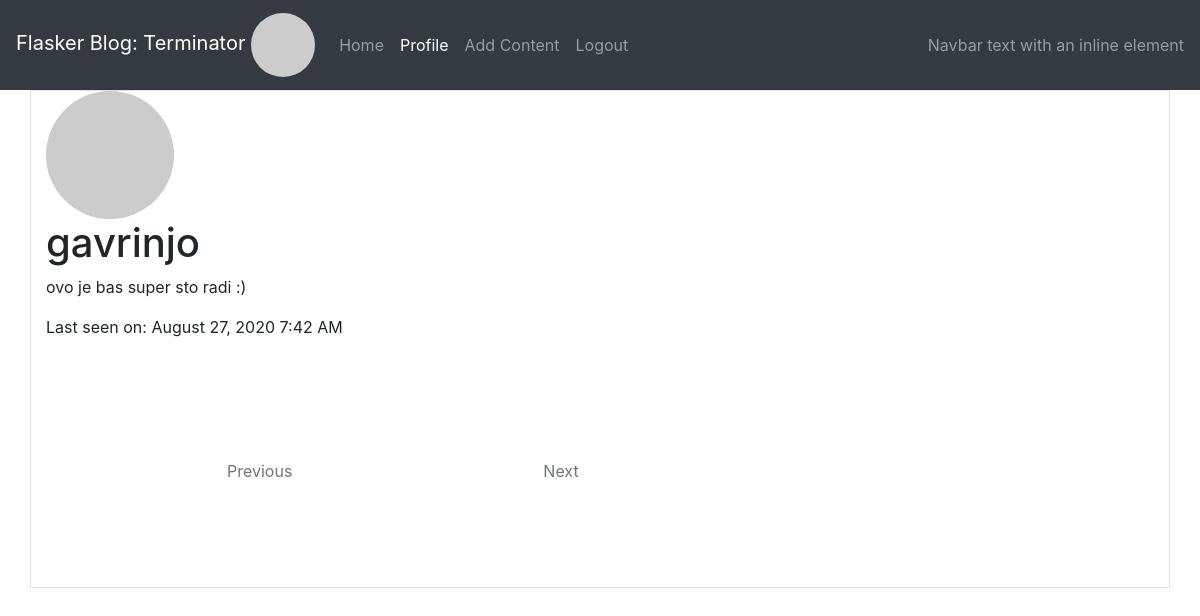
Screenshot of /user/gavrinjo (signed in) with the database file from the repository.
### app/models.py (models this page shows, shortened)
class User(UserMixin, db.Model):
    id = db.Column(db.Integer, primary_key=True)
    username = db.Column(db.String(64), index=True, unique=True)
    email = db.Column(db.String(120), index=True, unique=True)
    password_hash = db.Column(db.String(128))
    about_me = db.Column(db.String(140))
    last_seen = db.Column(db.DateTime, default=datetime.utcnow)
    post = db.relationship("Post", backref="author", lazy="dynamic")
    def avatar(self, size):
        digest = md5(self.email.lower().encode("utf-8")).hexdigest()
        return f"https://www.gravatar.com/avatar/{digest}?d=identicon&r=x&s={size}"

### app/main/routes.py (the view)
@bp.route("/user/<username>")
@login_required
def user(username):
    user = User.query.filter_by(username=username).first_or_404()
    posts = user.post.order_by(Post.timestamp.desc()).all()
    return render_template("user.html", title=user.username, user=user, posts=posts)

### app/main/routes.py (called while the page is built)
@bp.before_request
def before_request():
    if current_user.is_authenticated:
        current_user.last_seen = datetime.utcnow()
        db.session.commit()

### app/models.py (called while the page is built)
@login.user_loader
def load_user(id):
    return User.query.get(int(id))

### app/templates/user.html (shortened to what this page needs)
{% extends 'base.html' %}
{% block app_content %}
    <div class="col-md-8">
        <img style="max-height: 128px; max-width: 128px;" class="rounded-circle" src="{{ user.avatar(128) }}">
        <h1>{{ user.username }}</h1>
        {% if user.about_me %}<p>{{ user.about_me }}</p>{% endif %}
        {% if user.last_seen %}<p>Last seen on: {{ moment(user.last_seen).format("LLL") }}</p>{% endif %}
    <section class="blog-list px-3 py-5 p-md-5">
        <div class="container">
            <nav class="blog-nav nav nav-justified my-5">
                <a class="nav-link-prev nav-item nav-link {% if not prev_url %}disabled{% endif %} rounded-left" href="{{ prev_url or '#' }}">Previous</a>
                <a class="nav-link-next nav-item nav-link {% if not next_url %}disabled{% endif %} rounded-right" href="{{ next_url or '#' }}">Next</a>
            </nav>
        </div>
    </section>
    </div>
{% endblock app_content %}

### app/templates/base.html (shortened to what this page needs)
{% extends 'bootstrap/base.html' %}
{% block head %}
    <link rel="stylesheet" href="https://stackpath.bootstrapcdn.com/bootstrap/4.4.1/css/bootstrap.min.css">
    <link href="https://cdn.jsdelivr.net/npm/summernote@0.8.18/dist/summernote-bs4.min.css" rel="stylesheet">
    <link rel="stylesheet" href="{{url_for('static', filename='style.css')}}">
{% endblock %}
{% block navbar %}
    <nav class="navbar sticky-top navbar-expand-lg navbar-dark bg-dark">
        <a class="navbar-brand" href="{{ url_for('main.user', username=current_user.username) }}">Flasker Blog: {{ current_user.username }}
            {% if current_user.is_anonymous %}
            <img style="max-height: 64px; max-width: 64px;" class="rounded-circle" src="{{ url_for('static', filename='profile-pic-dummy.png') }}">
            {% else %}
            <img style="max-height: 64px; max-width: 64px;" class="rounded-circle" src="{{ current_user.avatar(64) }}">
            {% endif %}
        </a>
        <div class="collapse navbar-collapse" id="navbarText">
            <ul class="navbar-nav mr-auto">
                <li class="nav-item {% if request.endpoint == 'main.index' %}active{% endif %}">
                    <a class="nav-link" href="{{ url_for('main.index') }}">Home</a>
                </li>
                {% if current_user.is_anonymous %}
                <li class="nav-item{% if request.endpoint == 'auth.login' %} active{% endif %}">
                    <a class="nav-link" href="{{ url_for('auth.login') }}">Login</a>
                </li>
                <li class="nav-item{% if request.endpoint == 'auth.register' %} active{% endif %}">
                    <a class="nav-link" href="{{ url_for('auth.register') }}">Create an account</a>
                </li>
                {% else %}
                <li class="nav-item{% if request.endpoint == 'main.user' %} active{% endif %}">
                    <a class="nav-link" href="{{ url_for('main.user', username=current_user.username) }}">Profile</a>
                </li>
                <li class="nav-item{% if request.endpoint == 'content.postit' %} active{% endif %}">
                    <a class="nav-link" href="{{ url_for('content.postit') }}">Add Content</a>
                </li>
                <li class="nav-item{% if request.endpoint == 'auth.logout' %} active{% endif %}">
                    <a class="nav-link" href="{{ url_for('auth.logout') }}">Logout</a>
                </li>
                {% endif %}
            </ul>
            <span class="navbar-text">
                Navbar text with an inline element
            </span>
        </div>
    </nav>
{% endblock %}
{% block content %}
    <div class="container-lg border">
        <div class="row">
        {% block app_content %} {% endblock app_content %}
        </div>
    </div>
{% endblock %}

### app/static/style.css (style rules this page uses)
img { width:100%; height:100%; object-position: right; object-fit:cover }

### rows the page displays
User: username "Terminator"
User: username "gavrinjo", about_me "ovo je bas super sto radi :)", last_seen "August 27, 2020 7:42 AM"
